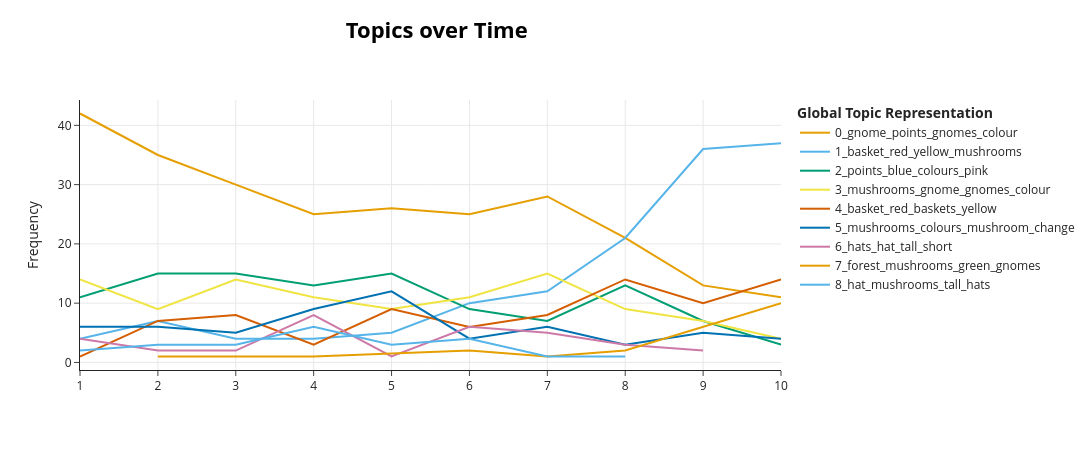

Notebook source saved alongside this figure:
### Markdown cell above
Dynamic topic-modeling

### Code cell
topics_over_time = topic_model.topics_over_time(docs, classes)

topic_model.visualize_topics_over_time(topics_over_time)

### Figure 1 — Plotly figure (JSON) as saved in the notebook; plotly's stock layout.template omitted (floating-point values rounded to 4 significant figures)
{"data": [{"hoverinfo": "text", "hovertext": ["<b>Topic 0</b><br>Words: gnome, gnomes, points, right, left", "<b>Topic 0</b><br>Words: gnome, points, gnomes, good, colour", "<b>Topic 0</b><br>Words: gnome, points, gnomes, hat, colour", "<b>Topic 0</b><br>Words: gnome, points, gnomes, right, choosing", "<b>Topic 0</b><br>Words: points, gnomes, group, gnome, hat", "<b>Topic 0</b><br>Words: gnome, points, gnomes, colour, hat", "<b>Topic 0</b><br>Words: gnome, points, gnomes, colours, group", "<b>Topic 0</b><br>Words: gnome, points, gnomes, colour, brown", "<b>Topic 0</b><br>Words: gnome, gnomes, value, groups, points", "<b>Topic 0</b><br>Words: gnomes, groups, groups gnomes, value, coloured gnomes"], "marker": {"color": "#E69F00"}, "mode": "lines", "name": "0_gnome_points_gnomes_colour", "type": "scatter", "x": [1, 2, 3, 4, 5, 6, 7, 8, 9, 10], "y": [42, 35, 30, 25, 26, 25, 28, 21, 13, 11]}, {"hoverinfo": "text", "hovertext": ["<b>Topic 1</b><br>Words: basket, red, hat, hat gnome, yellow", "<b>Topic 1</b><br>Words: basket, red, mushrooms, gnomes, yellow", "<b>Topic 1</b><br>Words: basket, red, gnomes, mushrooms, didn", "<b>Topic 1</b><br>Words: basket, color, mushrooms, gnomes, color basket", "<b>Topic 1</b><br>Words: basket, coloured, red, yellow, mushrooms", "<b>Topic 1</b><br>Words: basket, red, yellow, gnomes, mushrooms", "<b>Topic 1</b><br>Words: basket, red, yellow, mushrooms, gnomes", "<b>Topic 1</b><br>Words: basket, red, yellow, red basket, mushrooms", "<b>Topic 1</b><br>Words: basket, red, yellow, mushrooms, red basket", "<b>Topic 1</b><br>Words: basket, red, yellow, mushrooms, red basket"], "marker": {"color": "#56B4E9"}, "mode": "lines", "name": "1_basket_red_yellow_mushrooms", "type": "scatter", "x": [1, 2, 3, 4, 5, 6, 7, 8, 9, 10], "y": [4, 7, 4, 4, 5, 10, 12, 21, 36, 37]}, {"hoverinfo": "text", "hovertext": ["<b>Topic 2</b><br>Words: points, pink, blue, time, colours", "<b>Topic 2</b><br>Words: points, try, purple, did, blue", "<b>Topic 2</b><br>Words: points, blue, sure, random, pattern", "<b>Topic 2</b><br>Words: points, colours, went, just, blue", "<b>Topic 2</b><br>Words: points, choices, pattern, change, pick", "<b>Topic 2</b><br>Words: scores, colours, pink, purple, yellow", "<b>Topic 2</b><br>Words: orange, brown, pink, green, say", "<b>Topic 2</b><br>Words: blue, points, pink, green, yellow", "<b>Topic 2</b><br>Words: group, combinations, green, try, points", "<b>Topic 2</b><br>Words: button, score, group, stick, colours"], "marker": {"color": "#009E73"}, "mode": "lines", "name": "2_points_blue_colours_pink", "type": "scatter", "x": [1, 2, 3, 4, 5, 6, 7, 8, 9, 10], "y": [11, 15, 15, 13, 15, 9, 7, 13, 7, 3]}, {"hoverinfo": "text", "hovertext": ["<b>Topic 3</b><br>Words: mushrooms, gnome, gnomes, try, ones", "<b>Topic 3</b><br>Words: mushrooms, gnome, change, gnomes, gnomes mushrooms", "<b>Topic 3</b><br>Words: mushrooms, gnomes, color, gnome, higher", "<b>Topic 3</b><br>Words: mushrooms, gnomes, gnome, colour, try", "<b>Topic 3</b><br>Words: mushrooms, gnomes, gnome, color, change", "<b>Topic 3</b><br>Words: mushrooms, gnomes, gnome, try, colour", "<b>Topic 3</b><br>Words: mushrooms, gnome, gnomes, higher, pair", "<b>Topic 3</b><br>Words: mushrooms, gnome, gives, colour, gnomes", "<b>Topic 3</b><br>Words: mushrooms, gnome, colour, gnomes, try", "<b>Topic 3</b><br>Words: mushrooms, gnome, group, mushroom, colour"], "marker": {"color": "#F0E442"}, "mode": "lines", "name": "3_mushrooms_gnome_gnomes_colour", "type": "scatter", "x": [1, 2, 3, 4, 5, 6, 7, 8, 9, 10], "y": [14, 9, 14, 11, 9, 11, 15, 9, 7, 4]}, {"hoverinfo": "text", "hovertext": ["<b>Topic 4</b><br>Words: bonus, hand, right hand, previous, 1x", "<b>Topic 4</b><br>Words: basket, baskets, points, gnome, seconds", "<b>Topic 4</b><br>Words: basket, red, gnomes, yellow, pattern", "<b>Topic 4</b><br>Words: basket, think, red, better red, rewarding", "<b>Topic 4</b><br>Words: basket, baskets, gnomes, points, yellow", "<b>Topic 4</b><br>Words: basket, red, rounds, points, baskets", "<b>Topic 4</b><br>Words: basket, red, yellow, points, baskets", "<b>Topic 4</b><br>Words: basket, red, baskets, yellow, points", "<b>Topic 4</b><br>Words: basket, points, red, yellow, red basket", "<b>Topic 4</b><br>Words: basket, red, yellow, gnomes, colour"], "marker": {"color": "#D55E00"}, "mode": "lines", "name": "4_basket_red_baskets_yellow", "type": "scatter", "x": [1, 2, 3, 4, 5, 6, 7, 8, 9, 10], "y": [1, 7, 8, 3, 9, 6, 8, 14, 10, 14]}, {"hoverinfo": "text", "hovertext": ["<b>Topic 5</b><br>Words: mushrooms, just, good, colours, colour", "<b>Topic 5</b><br>Words: mushrooms, colours, change, game, make", "<b>Topic 5</b><br>Words: mushrooms, colours mushrooms, colours, change, mushrooms change", "<b>Topic 5</b><br>Words: colours, mushrooms, colours mushrooms, mushroom, change", "<b>Topic 5</b><br>Words: mushrooms, color, colours, colors, mushroom", "<b>Topic 5</b><br>Words: mushroom, better results, gives, results, better", "<b>Topic 5</b><br>Words: mushroom, mushrooms, choose, colours, gives mushrooms", "<b>Topic 5</b><br>Words: giving, mushrooms, colours, trick, remember press space", "<b>Topic 5</b><br>Words: colours, mushrooms, key, colours try, try", "<b>Topic 5</b><br>Words: color, mushrooms, key, sets, colours"], "marker": {"color": "#0072B2"}, "mode": "lines", "name": "5_mushrooms_colours_mushroom_change", "type": "scatter", "x": [1, 2, 3, 4, 5, 6, 7, 8, 9, 10], "y": [6, 6, 5, 9, 12, 4, 6, 3, 5, 4]}, {"hoverinfo": "text", "hovertext": ["<b>Topic 6</b><br>Words: hats, taller, hat, tall, taller hat", "<b>Topic 6</b><br>Words: hats, rewards, longer, responding time, prioritise responding time", "<b>Topic 6</b><br>Words: zero, hats, tall, pay attention colour, tall hats", "<b>Topic 6</b><br>Words: hats, tall, hat, tall hats, best", "<b>Topic 6</b><br>Words: hat, tall, short, brown hat, tall brown", "<b>Topic 6</b><br>Words: hats, hat, tall, short, tall brown", "<b>Topic 6</b><br>Words: hats, tall, tall hats, hat, paired", "<b>Topic 6</b><br>Words: hats, tall, good, better red, better", "<b>Topic 6</b><br>Words: hats, quite good, yellow small, colours gave, colour pink"], "marker": {"color": "#CC79A7"}, "mode": "lines", "name": "6_hats_hat_tall_short", "type": "scatter", "x": [1, 2, 3, 4, 5, 6, 7, 8, 9], "y": [4, 2, 2, 8, 1, 6, 5, 3, 2]}, {"hoverinfo": "text", "hovertext": ["<b>Topic 7</b><br>Words: forest, impact, quick possible, green brown yellow, yielded", "<b>Topic 7</b><br>Words: forest, choosing, choose gnomes red, advice given choose, im sure", "<b>Topic 7</b><br>Words: tended, determine, forest, 1x, use", "<b>Topic 7</b><br>Words: forest, did, green, blue, ones gave", "<b>Topic 7</b><br>Words: forest, group, gnome group, mushrooms group, groups", "<b>Topic 7</b><br>Words: forest, mushrooms, colour gnomes, number mushrooms, gnomes", "<b>Topic 7</b><br>Words: forest, mushrooms, green, orange blue gnomes, orange", "<b>Topic 7</b><br>Words: forest, mushrooms, yellow blue, blue, green"], "marker": {"color": "#E69F00"}, "mode": "lines", "name": "7_forest_mushrooms_green_gnomes", "type": "scatter", "x": [2, 3, 4, 6, 7, 8, 9, 10], "y": [1, 1, 1, 2, 1, 2, 6, 10]}, {"hoverinfo": "text", "hovertext": ["<b>Topic 8</b><br>Words: hat, brown red, gnome, gnome small hat, purple ones", "<b>Topic 8</b><br>Words: hat, tall hat, mushrooms, tall, appears", "<b>Topic 8</b><br>Words: head, gnome, shape, tall, hats", "<b>Topic 8</b><br>Words: mushrooms, hat, hats, don, gnomes longer", "<b>Topic 8</b><br>Words: left, mushrooms, hat, right, don", "<b>Topic 8</b><br>Words: mushrooms, hat, gnomes, large, tall", "<b>Topic 8</b><br>Words: pay attention shape, figure ones, attention shape, ones mushrooms, mushrooms receive", "<b>Topic 8</b><br>Words: scoring gnomes, caps, gnomes brown, pointed, 35"], "marker": {"color": "#56B4E9"}, "mode": "lines", "name": "8_hat_mushrooms_tall_hats", "type": "scatter", "x": [1, 2, 3, 4, 5, 6, 7, 8], "y": [2, 3, 3, 6, 3, 4, 1, 1]}], "layout": {"height": 450, "hoverlabel": {"bgcolor": "white", "font": {"family": "Rockwell", "size": 16}}, "legend": {"title": {"text": "<b>Global Topic Representation"}}, "title": {"font": {"color": "Black", "size": 22}, "text": "<b>Topics over Time</b>", "x": 0.4, "xanchor": "center", "y": 0.95, "yanchor": "top"}, "width": 1250, "xaxis": {"showgrid": true}, "yaxis": {"showgrid": true, "title": {"text": "Frequency"}}}}
